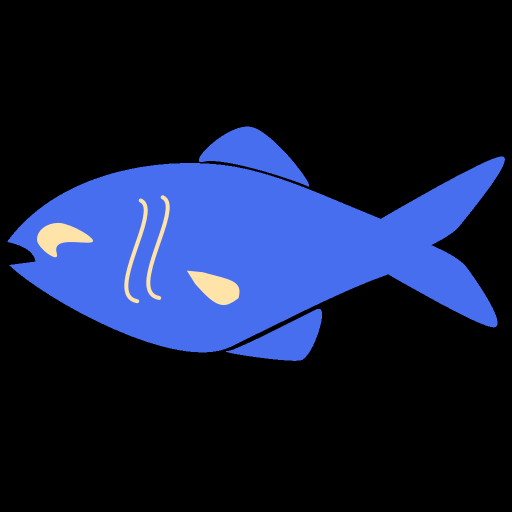
#> input picture frontend/assets/images/Isda-AL.png, 1024 x 1024 px (shown at 1/2 size)
$ python -i main_prototype.py   (imports and definitions only)
#> lines starting #> are read from the running program, lines starting #| are printed output that depends on the picture
from fastapi import FastAPI, UploadFile, File, HTTPException
import numpy as np
import cv2

# [1 line not run here, left out]

def preprocess_image(image_bytes: bytes):
    np_arr = np.frombuffer(image_bytes, np.uint8)
    image = cv2.imdecode(np_arr, cv2.IMREAD_COLOR)

    if image is None:
        raise ValueError("Invalid image file.")

    gray = cv2.cvtColor(image, cv2.COLOR_BGR2GRAY)
    equalized = cv2.equalizeHist(gray)
    edges = cv2.Canny(equalized, 50, 150)

    return image, gray, equalized, edges


def extract_features(image, gray, edges):
    brightness = float(np.mean(gray))

    # Approximate redness using the red channel average.
    red_channel = image[:, :, 2]
    redness = float(np.mean(red_channel))

    # Texture estimate using edge density.
    texture = float(np.mean(edges > 0))

    return brightness, redness, texture


def rule_based_score(brightness, redness, texture):
    brightness_score = min(brightness / 255.0, 1.0)
    redness_score = min(redness / 255.0, 1.0)
    texture_score = min(texture, 1.0)

    score = (brightness_score * 0.3) + (redness_score * 0.4) + (texture_score * 0.3)
    return round(score, 2)


def dummy_ml_score(brightness, redness, texture):
    score = ((brightness / 255.0) * 0.2) + ((redness / 255.0) * 0.5) + (texture * 0.3)
    return round(min(score, 1.0), 2)


# [65 lines not run here, left out]

>>> import cv2
>>> picture = cv2.imread('../../../frontend/assets/images/Isda-AL.png', cv2.IMREAD_GRAYSCALE)
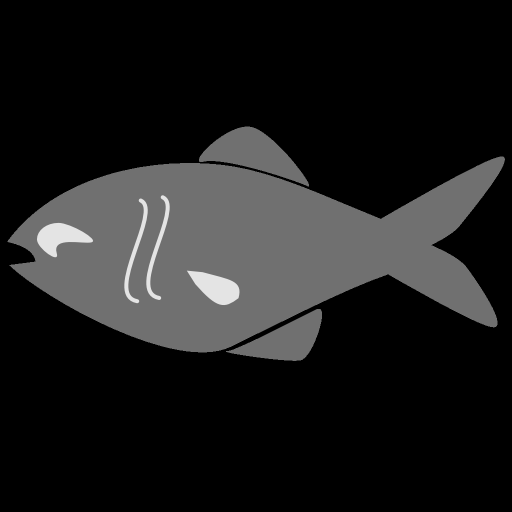
#> picture: shape (1024, 1024) (shown at 1/2 size); min 0, max 228, mean 29
#> (the run stopped early here; a loop or call above may not have finished)
